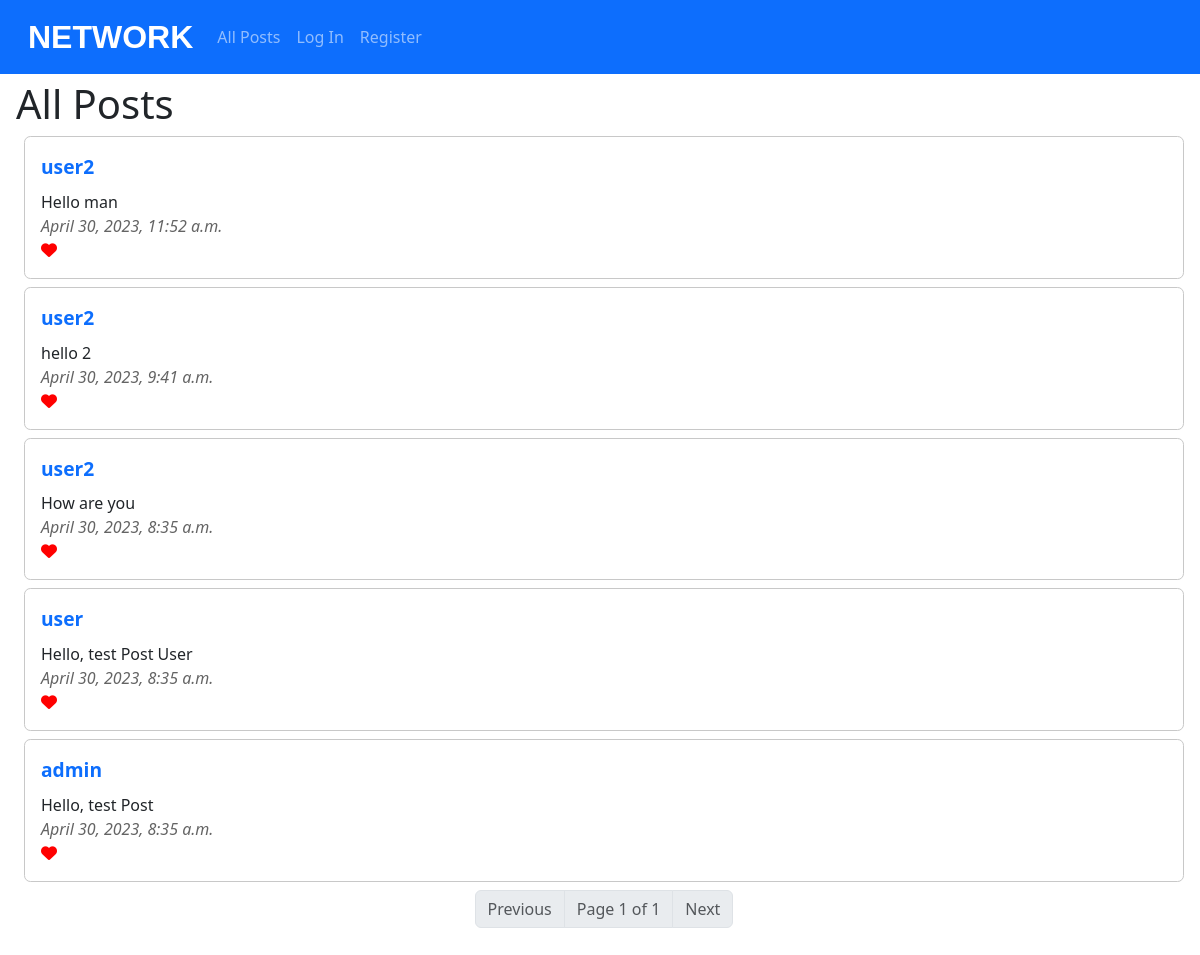
/, run on an earlier commit of the app's database.
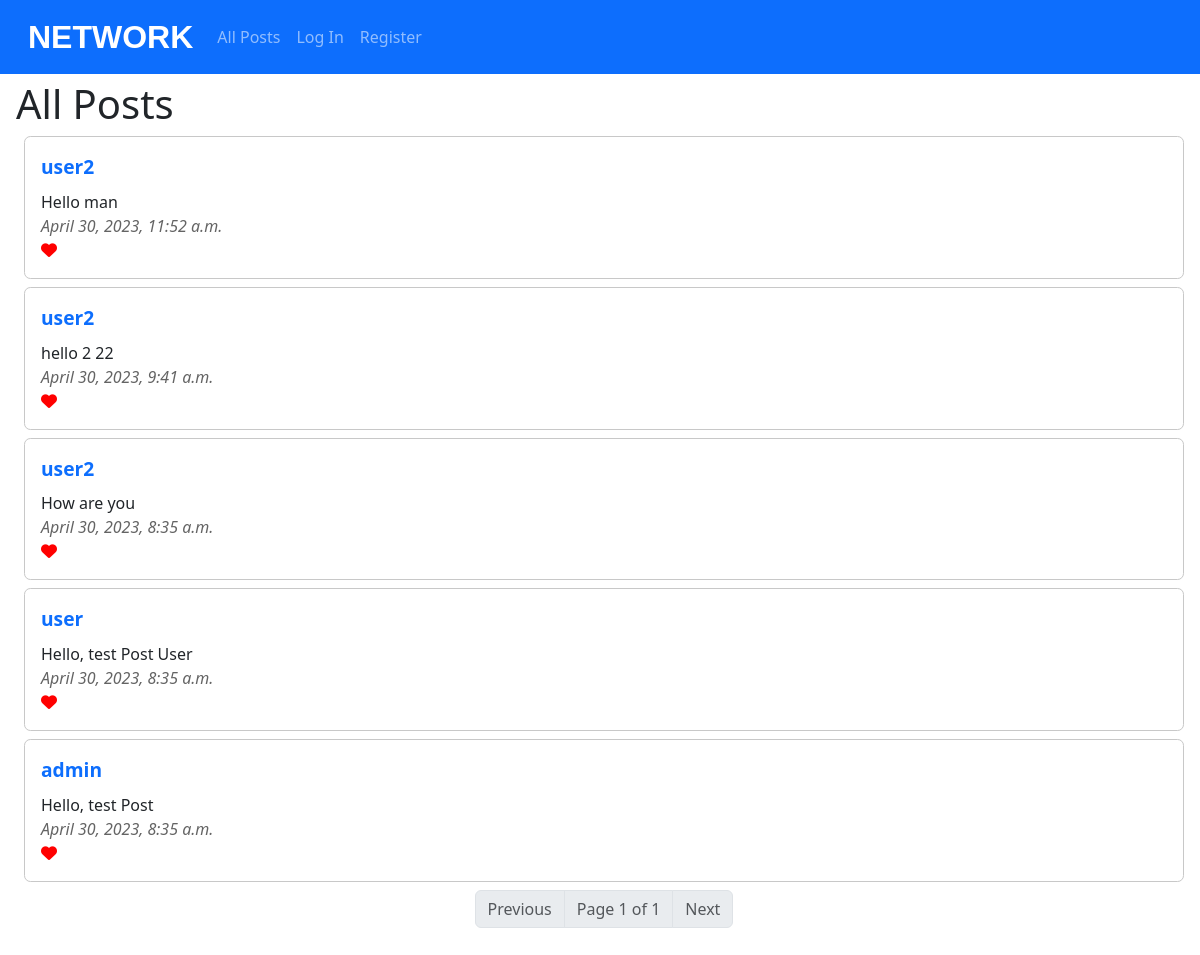
And on a later commit of the database.
### network/models.py (models this page shows, shortened)
class Post(models.Model):
    body = models.CharField(max_length=640)                                         # Post text
    date = models.DateTimeField(auto_now_add=True)                                  # Creation date
    date_edit = models.DateTimeField(auto_now=True, blank=True)                     # Edit date
    user = models.ForeignKey(User, on_delete=models.CASCADE)                        # User
    likes = models.ManyToManyField(User, blank=True, related_name="users_likes")    # Likes

class User(AbstractUser):
    pass

### network/views.py (the view)
# urls.py: path("", views.index, name="index"),
def index(request):
    logged_in = False
    if request.user.is_authenticated:
        logged_in = True
    posts = Post.objects.all()
    posts = posts.order_by("-date").all()
    paginator = Paginator(posts, 10)
    page_number = request.GET.get('page')
    page_obj = paginator.get_page(page_number)
    return render(request, "network/index.html", {
        "page_obj": page_obj,
        "logged_in": logged_in,
    })

### network/templates/network/index.html (shortened to what this page needs)
{% extends "network/layout.html" %}
{% block body %}
<div id="index_div">
    <h1 id="heading">All Posts</h1>
    <div id="all_posts">
        {% if page_obj %}
            {% for post in page_obj %}
            <div class="post">
                <div class="post_user"><a href="{% url 'profile' post.user %}">{{ post.user }}</a></div>
                <div class="post_body">{{ post.body }}</div>
                <div class="post_date">{{ post.date }}</div>
                {% if user.is_authenticated %}
                <div class="post_like_button"></div>
                {% else %}
                <div class="post_like_icon"><i class="fa-solid fa-heart" style="color: #ff0000" aria-hidden="true"></i></div>
                {% endif %}
            </div>
            {% endfor %}
            <nav aria-label="Page navigation example">
                <ul class="pagination justify-content-center">
                {% if page_obj.has_previous %}
                    <li class="page-item"><a class="page-link" href="?page={{ page_obj.previous_page_number }}">Previous</a></li>
                {% else %}
                    <li class="page-item disabled"><a class="page-link">Previous</a></li>
                {% endif %}
                    <li class="page-item disabled"><a class="page-link">Page {{ page_obj.number }} of {{ page_obj.paginator.num_pages }}</a></li>
                {% if page_obj.has_next %}
                    <li class="page-item"><a class="page-link" href="?page={{ page_obj.next_page_number }}">Next</a></li>
                {% else %}
                    <li class="page-item disabled"><a class="page-link">Next</a></li>
                {% endif %}
                </ul>
            </nav>
        {% else %}
        <h4>There are no posts yet!</h4>
        {% endif %}
    </div>
</div>
{% endblock %}

What changed in the data, as far as the page shows it:
changed Post: body "hello 2" → "hello 2 22"
